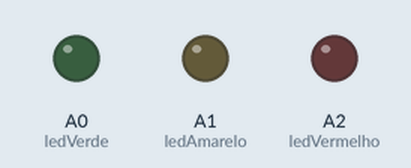
Recording of a sketch running on a simulated Arduino Uno, built with avr-gcc and run on an emulated ATmega328P. On the bench: output pins drawn as LEDs (lit = HIGH).

Above: at 2.0 s.
At 5.0 s:
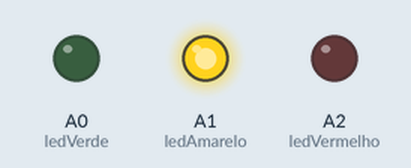
At 9.0 s:
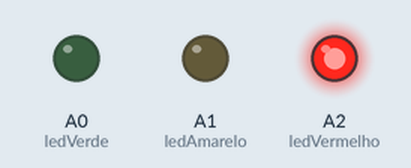
Timing chart, 0 to 15.6 s (numbered marks = the images above):
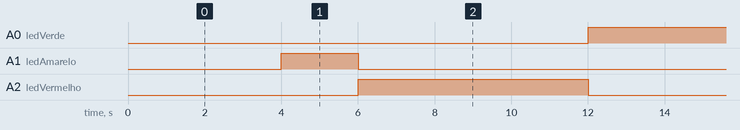

The sketch:

semaforo.ino
```cpp
// Delcarar os pinos utilizados para cada LED
int ledVerde = A0;
int ledAmarelo = A1;
int ledVermelho = A2;

// Incializar as variáveis de controle
unsigned long tempoAnterior = 0;
int estadoSemaforo = 0;

void setup() {
  // Definir os LEDs como outputs
  pinMode(ledVerde, OUTPUT);
  pinMode(ledAmarelo, OUTPUT);
  pinMode(ledVermelho, OUTPUT);
}

void loop() {
  // Atualizar o tempoAtual para o tempo contado pela função millis
  unsigned long tempoAtual = millis();

  // Acender o LED amarelo
  if(estadoSemaforo == 0 && tempoAtual - tempoAnterior >= 4000) {
    // Ligar o amarelo e desligar o verde
    digitalWrite(ledVerde, LOW);
    digitalWrite(ledAmarelo, HIGH);
    // Atualizar o estado do semáforo para abilitar a próxima condicional
    estadoSemaforo = 1;
    // Atualiza o tempo de comparação com o tempo atual
    tempoAnterior = tempoAtual;
  }

  // Acender o LED vermelho
  else if(estadoSemaforo == 1 && tempoAtual - tempoAnterior >= 2000) {
    // Ligar o vernelhor e desligar o amarelo
    digitalWrite(ledAmarelo, LOW);
    digitalWrite(ledVermelho, HIGH);
    // Atualizar o estado do semáforo para abilitar a próxima condicional
    estadoSemaforo = 2;
    // Atualiza o tempo de comparação com o tempo atual
    tempoAnterior = tempoAtual;
  }

  // Acender o LED verde
  else if(estadoSemaforo == 2 && tempoAtual - tempoAnterior >= 6000) {
    // Ligar o verde e desligar o vermelho
    digitalWrite(ledVermelho, LOW);
    digitalWrite(ledVerde, HIGH);
   // Atualizar o estado do semáforo para abilitar a próxima condicional
    estadoSemaforo = 0;
    // Atualiza o tempo de comparação com o tempo atual
    tempoAnterior = tempoAtual;
  }
}
```

Measured:
- by itself, A0 (ledVerde): alternates HIGH for 4.0 s and LOW for 8.0 s
- by itself, A1 (ledAmarelo): alternates HIGH for 2.0 s and LOW for 10.0 s
- by itself, A2 (ledVermelho): alternates HIGH for 6.0 s and LOW for 6.0 s
